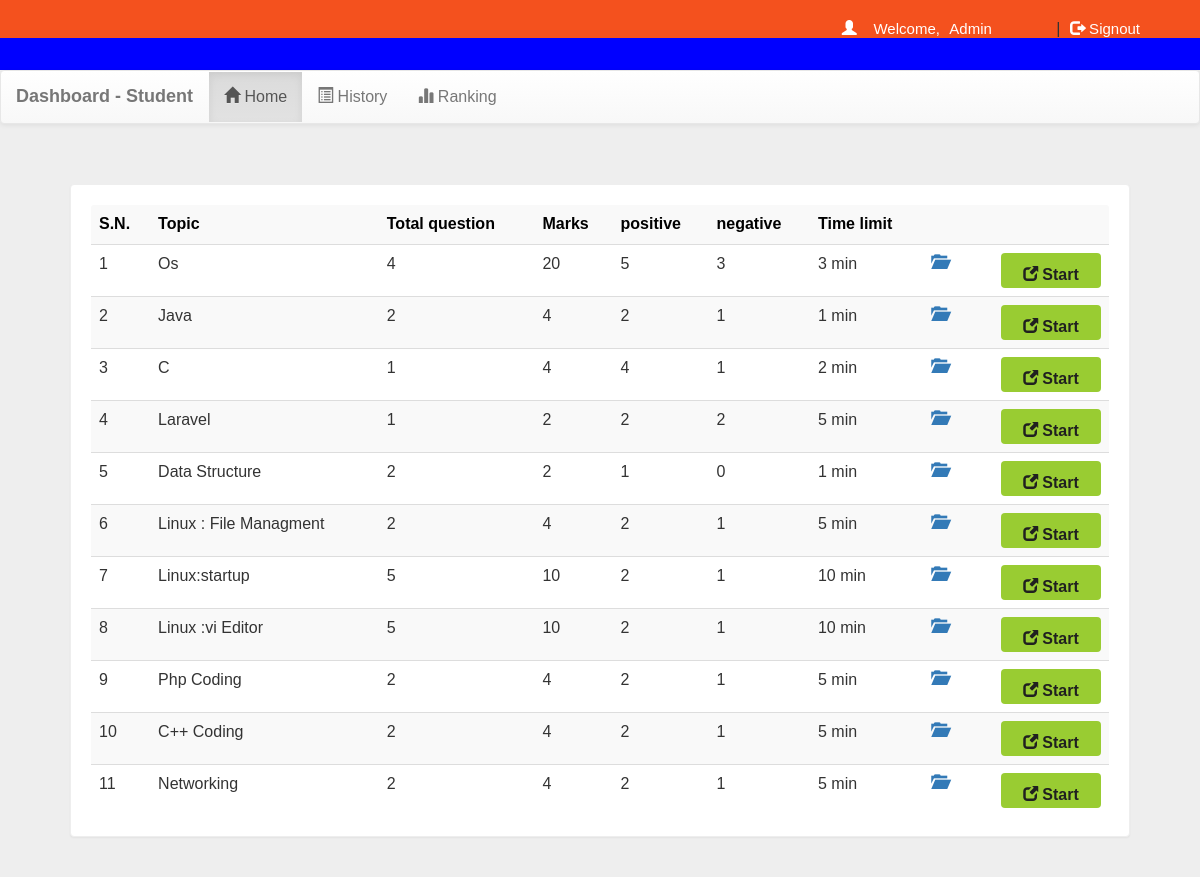
The page /account.php?q=1 (signed in) on the database its author committed.
### tables this page shows
CREATE TABLE `quiz` (
  `eid` text NOT NULL,
  `title` varchar(100) NOT NULL,
  `sahi` int(11) NOT NULL,
  `wrong` int(11) NOT NULL,
  `total` int(11) NOT NULL,
  `time` bigint(20) NOT NULL,
  `intro` text NOT NULL,
  `tag` varchar(100) NOT NULL,
  `date` timestamp NOT NULL DEFAULT CURRENT_TIMESTAMP ON UPDATE CURRENT_TIMESTAMP,
  `email` varchar(50) DEFAULT NULL
);

### account.php (the view, shortened to what this page needs)
<!DOCTYPE html PUBLIC "-//W3C//DTD XHTML 1.0 Transitional//EN" "http://www.w3.org/TR/xhtml1/DTD/xhtml1-transitional.dtd">
<html xmlns="http://www.w3.org/1999/xhtml">
<head>
<link  rel="stylesheet" href="css/bootstrap.min.css"/>
 <link  rel="stylesheet" href="css/bootstrap-theme.min.css"/>
 <link rel="stylesheet" href="css/main.css">
 <link  rel="stylesheet" href="css/font.css">
</head>
<body>
<div class="header">
<div class="row" style="background-color:#f4511e;">
<div class="col-md-4 col-md-offset-2">
 <?php
 include_once 'dbConnection.php';
  if(!(isset($_SESSION['email']))){
header("location:index.php");
}
else
{
$name = $_SESSION['name'];
$email=$_SESSION['email'];
echo '<span class="pull-right top title1" ><span class="log1"><span class="glyphicon glyphicon-user" aria-hidden="true"></span>&nbsp;&nbsp;&nbsp;&nbsp;Welcome,</span> <a href="account.php?q=1" class="log log1">'.$name.'</a>&nbsp;|&nbsp;<a href="logout.php?q=account.php" class="log"><span class="glyphicon glyphicon-log-out" aria-hidden="true"></span>&nbsp;Signout</button></a></span>';
}?>
</div>
</div></div>
<div class="bg">
<nav class="navbar navbar-default title1">
  <div class="container-fluid">
    <div class="navbar-header">
      <a class="navbar-brand" href="account.php?q=1"><b>Dashboard - Student</b></a>
    </div>
    <div class="collapse navbar-collapse" id="bs-example-navbar-collapse-1">
      <ul class="nav navbar-nav navbar left">
        <li <?php if(@$_GET['q']==1) echo'class="active"'; ?> ><a href="account.php?q=1"><span class="glyphicon glyphicon-home" aria-hidden="true"></span>&nbsp;Home<span class="sr-only">(current)</span></a></li>
        <li <?php if(@$_GET['q']==2) echo'class="active"'; ?>><a href="account.php?q=2"><span class="glyphicon glyphicon-list-alt" aria-hidden="true"></span>&nbsp;History</a></li>
    <li <?php if(@$_GET['q']==3) echo'class="active"'; ?>><a href="account.php?q=3"><span class="glyphicon glyphicon-stats" aria-hidden="true"></span>&nbsp;Ranking</a></li>
  </ul>
      </div>
  </div>
</nav>
<div class="container">
<div class="row">
<div class="col-md-12">
<?php if(@$_GET['q']==1) {
$result = mysqli_query($con,"SELECT * FROM quiz ORDER BY date DESC") or die('Error');
echo  '<div class="panel"><table class="table table-striped title1">
<tr style="color:black"><td><b>S.N.</b></td><td><b>Topic</b></td><td><b>Total question</b></td><td><b>Marks</b></td><td><b>positive</b></td><td><b>negative</b></td><td><b>Time limit</b></td><td></td><td></td></tr>';
$c=1;
while($row = mysqli_fetch_array($result)) {
  $title = $row['title'];
  $total = $row['total'];
  $marks = $row['sahi'];
  $wrong = $row['wrong'];
    $time = $row['time'];
  $eid = $row['eid'];
$q12=mysqli_query($con,"SELECT score FROM history WHERE eid='$eid' AND email='$email'" )or die('Error98');
$rowcount=mysqli_num_rows($q12);
if($rowcount == 0){
  echo '<tr><td>'.$c++.'</td><td>'.$title.'</td><td>'.$total.'</td><td>'.$marks*$total.'</td><td>'.$marks.'</td><td>'.$wrong.'</td><td>'.$time.'&nbsp;min</td>
  <td><a title="Open quiz description" href="account.php?q=1&fid='.$eid.'"><b><span class="glyphicon glyphicon-folder-open" aria-hidden="true"></span></b></a></td>
  <td><b><a href="account.php?q=quiz&step=2&eid='.$eid.'&n=1&t='.$total.'" class="pull-right btn sub1" style="margin:0px;background:#99cc32"><span class="glyphicon glyphicon-new-window" aria-hidden="true"></span>&nbsp;<span class="title1"><b>Start</b></span></a></b></td></tr>';
}
else
{
echo '<tr style="color:#99cc32"><td>'.$c++.'</td><td>'.$title.'&nbsp;<span title="This quiz is already solve by you" class="glyphicon glyphicon-ok" aria-hidden="true"></span></td><td>'.$total.'</td><td>'.$marks*$total.'</td><td>'.$marks.'</td><td>'.$wrong.'</td><td>'.$time.'&nbsp;min</td>
  </tr>';
}
}
echo '</table></div>';
}?>
</div></div></div></div>
</body>
</html>

### css/main.css (style rules this page uses)
body { overflow-x:hidden; width:100%; font-size: 12px !important; font-family: Montserrat, sans-serif; background:#eee; min-height:550px; background-attachment:fixed; }
.bg { min-height:540px; }
.panel { border-color:#eee; margin:40px; padding:20px; font: 15px "Century Gothic", "Times Roman", sans-serif; }
.header { background:blue; height:70px; }
.title1 { font: 16px "Century Gothic", "Times Roman", sans-serif; }
.sub1 { width:90px; color:#202020; background:orange; font-size:15px; height:35px; margin:20px; padding:10px; width:100px; }
.top { margin-top:20px; }
.log1 { font: 15px 'Montserrat', sans-serif; color:#fff; margin-left:10px; }
.log { margin:10px; margin-right:60px; margin-left:5px; color:#fff; text-decoration:none; font-size:20px; font-size:15px; }

### rows shown on the page
quiz: title "Os", total "4", $marks*$total "20", sahi "5", wrong "3", time "3"
quiz: title "Java", total "2", $marks*$total "4", sahi "2", wrong "1", time "1"
quiz: title "C", total "1", $marks*$total "4", sahi "4", wrong "1", time "2"
quiz: title "Laravel", total "1", $marks*$total "2", sahi "2", wrong "2", time "5"
quiz: title "Data Structure", total "2", $marks*$total "2", sahi "1", wrong "0", time "1"
quiz: title "Linux : File Managment", total "2", $marks*$total "4", sahi "2", wrong "1", time "5"
quiz: title "Linux:startup", total "5", $marks*$total "10", sahi "2", wrong "1", time "10"
quiz: title "Linux :vi Editor", total "5", $marks*$total "10", sahi "2", wrong "1", time "10"
quiz: title "Php Coding", total "2", $marks*$total "4", sahi "2", wrong "1", time "5"
quiz: title "C++ Coding", total "2", $marks*$total "4", sahi "2", wrong "1", time "5"
quiz: title "Networking", total "2", $marks*$total "4", sahi "2", wrong "1", time "5"

### other values the page prints
$name "Admin"
